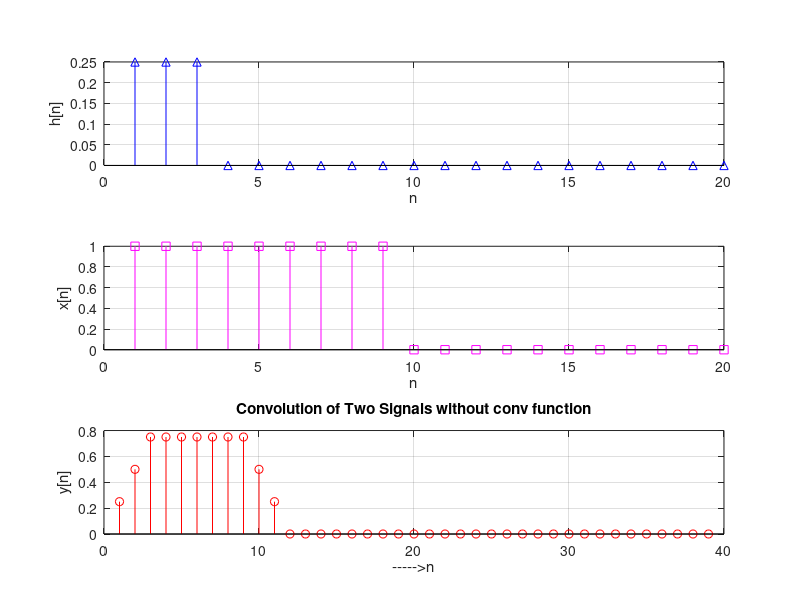

Source code (MATLAB):
clc;clear;

n = linspace(0,20,20);
h= 0.25.*(n<=3); 
x= 1.*(n<=9);

% convolution
m=length(h);
n=length(x);
X=[h,zeros(1,n)];
H=[x,zeros(1,m)];
for i=1:n+m-1
    y(i)=0;
    for j=1:m
        if(i-j+1>0)
            y(i)=y(i)+X(j)*H(i-j+1);
        else
        end
    end
end

% plot results
figure;
subplot(3,1,1); stem(h, '-b^');
xlabel('n'); ylabel('h[n]'); grid on;

subplot(3,1,2); stem(x, '-ms');
xlabel('n'); ylabel('x[n]'); grid on;

subplot(3,1,3); stem(y, '-ro');
ylabel('y[n]'); xlabel('----->n'); grid on;
title('Convolution of Two Signals without conv function');
